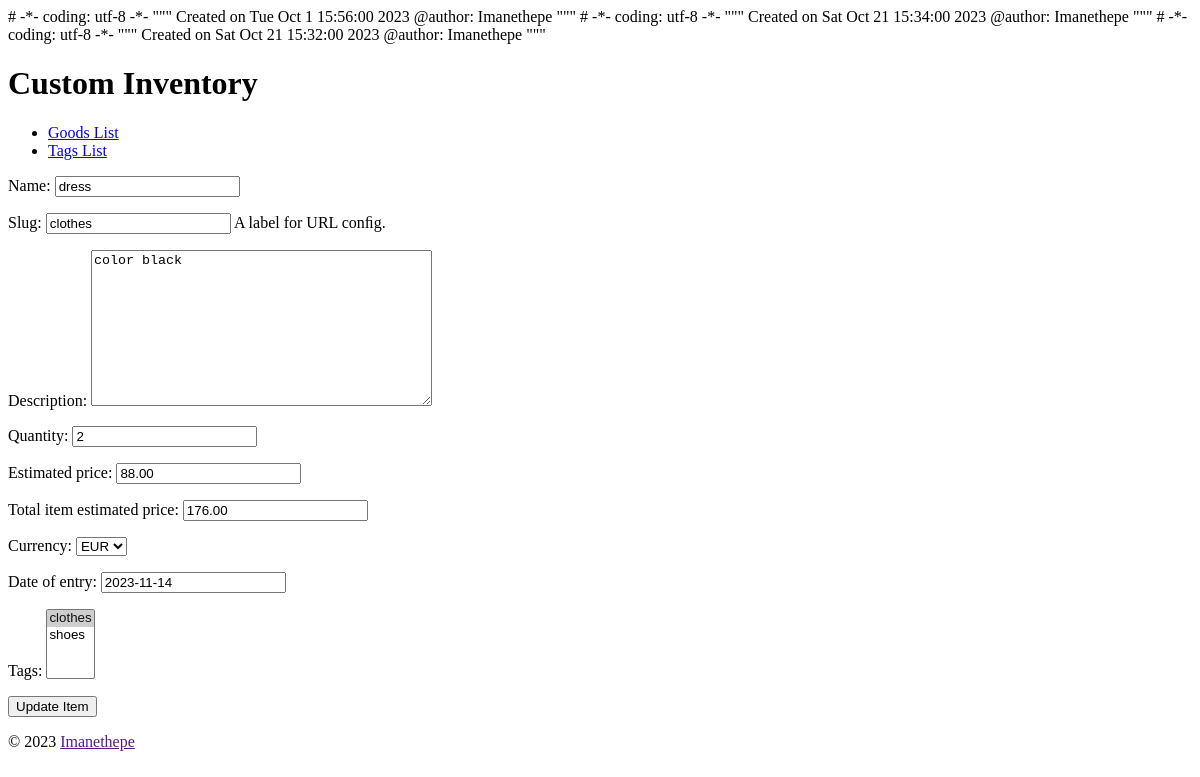
/item/update/clothes/, run on an earlier commit of the app's database.
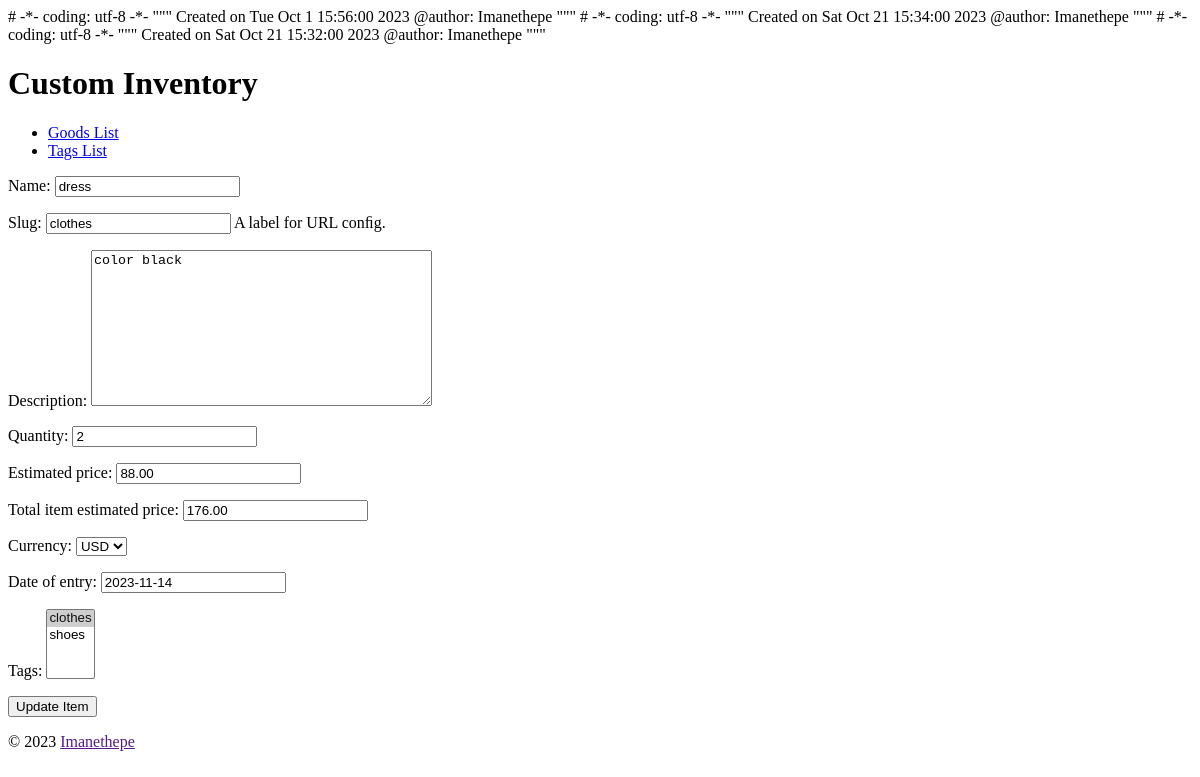
And on a later commit of the database.
### goods/models.py (models this page shows, shortened)
class Item(models.Model):
    CURRENCIES = {
        ('EUR', 'EUR'),
        ('USD', 'USD'),
        ('CAD', 'CAD')
        }
    name = models.CharField(
        max_length=31, db_index=True)
    slug = models.SlugField(
         max_length=31,
         unique=True,
         help_text='A label for URL conﬁg.')
    description = models.TextField()
    quantity = models.IntegerField(default=0)
    estimated_price = models.DecimalField(
        decimal_places=2, max_digits=5, default=0.000)
    total_item_estimated_price = models.DecimalField(
          decimal_places=2, max_digits=5, default=0.000)
    currency = models.CharField(
        max_length=255,
        default=0, choices=CURRENCIES)
    entry_date = models.DateField(
        'date of entry')
    tags = models.ManyToManyField(Tag, blank=True)
    class Meta:
        ordering = ['name']
        get_latest_by = 'entry_date'
    def get_update_url(self):
        return reverse(
            'goods_item_update', kwargs={'slug': self.slug})

class Tag(models.Model):
    name = models.CharField(
        max_length=31, unique=True)
    slug = models.SlugField(
        max_length=31,
        unique=True,
        help_text='A label for URL conﬁg.')
    class Meta:
        ordering = ['name']
    def __str__(self):
        return self.name

### goods/views.py (the view)
class ItemUpdate(ObjectUpdateMixin, View):
    form_class = ItemForm
    model = Item
    template_name = 'goods/item_form_update.html'

### goods/forms.py (shortened to what this page needs)
class ItemForm(
        SlugCleanMixin, forms.ModelForm):
    class Meta:
        model = Item
        ﬁelds = '__all__'

### goods/utils.py (called while the page is built)
    def get(self, request, slug):
        obj = get_object_or_404(
            self.model, slug__iexact=slug)
        context = {
            'form': self.form_class(instance=obj),
            self.model.__name__.lower(): obj,
        }
        return render(
            request, self.template_name, context)

### goods/templates/goods/item_form_update.html (shortened to what this page needs)
{% extends parent_template|default:"goods/base_goods.html" %}
{% block content %}
  <div>
    <div>
     <form
         action="{{ item.get_update_url }}"
         method="post">
       {{ form.as_p }}
       <button type="submit">
         Update Item</button>
     </form>
    </div>
  </div>
{% endblock %}

What changed in the data, as far as the page shows it:
changed Item "clothes": currency "EUR" → "USD"
